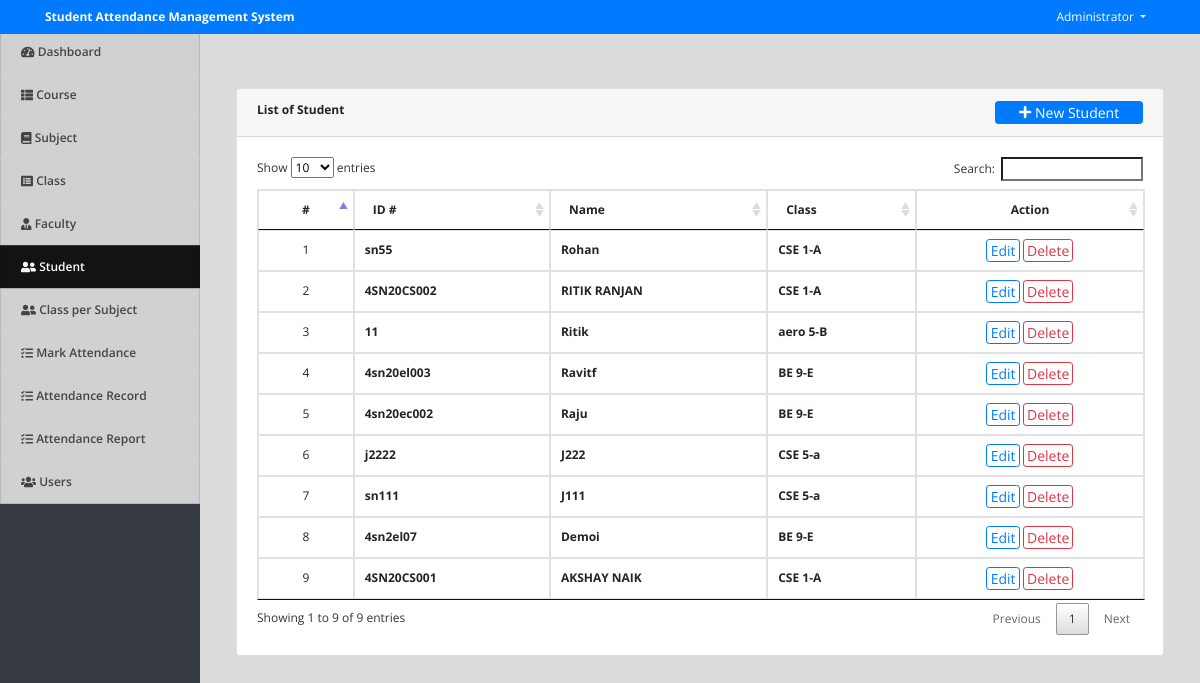
The app's page /index.php?page=students (signed in) with its own data.
### tables this page shows
CREATE TABLE `students` (
  `id` int(30) NOT NULL,
  `id_no` varchar(50) NOT NULL,
  `class_id` int(30) NOT NULL,
  `name` text NOT NULL,
  `date_created` datetime NOT NULL DEFAULT current_timestamp()
);

### students.php (the view, shortened to what this page needs)
<?php include('db_connect.php');?>
<div class="container-fluid">
	<div class="col-lg-12">
		<div class="row">
			<div class="col-md-12">
				<div class="card">
					<div class="card-header">
						<b>List of Student</b>
						<span class="float:right"><a class="btn btn-primary btn-block btn-sm col-sm-2 float-right" href="javascript:void(0)" id="new_student">
					<i class="fa fa-plus"></i> New Student
				</a></span>
					</div>
					<div class="card-body">
						<table class="table table-condensed table-bordered table-hover">
							<thead>
								<tr>
									<th class="text-center">#</th>
									<th class="">ID #</th>
									<th class="">Name</th>
									<th class="">Class</th>
									<th class="text-center">Action</th>
								</tr>
							</thead>
							<tbody>
								<?php
								$i = 1;
								$student = $conn->query("SELECT s.*,concat(co.course,' ',c.level,'-',c.section) as `class` FROM students s inner join `class` c on c.id = s.class_id inner join courses co on co.id = c.course_id order by s.name desc ");
								while($row=$student->fetch_assoc()):
								?>
								<tr>
									<td class="text-center"><?php echo $i++ ?></td>
									<td>
										<p> <b><?php echo $row['id_no'] ?></b></p>
									</td>
									<td>
										<p> <b><?php echo ucwords($row['name']) ?></b></p>
									</td>
									<td class="">
										 <p> <b><?php echo $row['class'] ?></b></p>
									</td>
									<td class="text-center">
										<button class="btn btn-sm btn-outline-primary edit_student" type="button" data-id="<?php echo $row['id'] ?>" >Edit</button>
										<button class="btn btn-sm btn-outline-danger delete_student" type="button" data-id="<?php echo $row['id'] ?>">Delete</button>
									</td>
								</tr>
								<?php endwhile; ?>
							</tbody>
						</table>
					</div>
				</div>
			</div>
		</div>
	</div>
</div>

### index.php (shortened to what this page needs)
<!DOCTYPE html>
<html lang="en">
<head>
<?php
 include('./header.php');
 ?>
</head>
<body>
	<?php include 'topbar.php' ?>
	<?php include 'navbar.php' ?>
  <main id="view-panel" >
      <?php $page = isset($_GET['page']) ? $_GET['page'] :'home'; ?>
  	<?php include $page.'.php' ?>
  </main>
</body>
</html>

### header.php (shortened to what this page needs)
  <link rel="stylesheet" href="assets/font-awesome/css/all.min.css">
<link href="assets/vendor/bootstrap/css/bootstrap.min.css" rel="stylesheet">
<link href="assets/vendor/icofont/icofont.min.css" rel="stylesheet">
<link href="assets/vendor/boxicons/css/boxicons.min.css" rel="stylesheet">
<link href="assets/vendor/venobox/venobox.css" rel="stylesheet">
<link href="assets/vendor/animate.css/animate.min.css" rel="stylesheet">
<link href="assets/vendor/remixicon/remixicon.css" rel="stylesheet">
<link href="assets/vendor/owl.carousel/assets/owl.carousel.min.css" rel="stylesheet">
<link href="assets/vendor/bootstrap-datepicker/css/bootstrap-datepicker.min.css" rel="stylesheet">
<link href="assets/DataTables/datatables.min.css" rel="stylesheet">
<link href="assets/css/jquery.datetimepicker.min.css" rel="stylesheet">
<link href="assets/css/select2.min.css" rel="stylesheet">
<link href="assets/css/style.css" rel="stylesheet">
<link type="text/css" rel="stylesheet" href="assets/css/jquery-te-1.4.0.css">

### topbar.php (shortened to what this page needs)
<nav class="navbar navbar-light fixed-top bg-primary" style="padding:0">
  <div class="container-fluid mt-2 mb-2">
  	<div class="col-lg-12">
      <div class="col-md-4 float-left text-white">
        <large><b><?php echo isset($_SESSION['system']['name']) ? $_SESSION['system']['name'] : '' ?></b></large>
      </div>
	  	<div class="float-right">
        <div class=" dropdown mr-4">
            <a href="#" class="text-white dropdown-toggle"  id="account_settings" data-toggle="dropdown" aria-haspopup="true" aria-expanded="false"><?php echo $_SESSION['login_name'] ?> </a>
        </div>
      </div>
  </div>
</nav>

### navbar.php (shortened to what this page needs)
<nav id="sidebar" class='mx-lt-5 bg-dark' >
		<div class="sidebar-list ">
				<a href="index.php?page=home" class="nav-item nav-home"><span class='icon-field'><i class="fa fa-tachometer-alt "></i></span> Dashboard</a>
				<?php if($_SESSION['login_faculty_id'] <= 0): ?>
				<a href="index.php?page=courses" class="nav-item nav-courses"><span class='icon-field'><i class="fa fa-th-list "></i></span> Course</a>
				<a href="index.php?page=subjects" class="nav-item nav-subjects"><span class='icon-field'><i class="fa fa-book "></i></span> Subject</a>
				<a href="index.php?page=class" class="nav-item nav-class"><span class='icon-field'><i class="fa fa-list-alt "></i></span> Class</a>
				<a href="index.php?page=faculty" class="nav-item nav-faculty"><span class='icon-field'><i class="fa fa-user-tie "></i></span> Faculty</a>
				<a href="index.php?page=students" class="nav-item nav-students"><span class='icon-field'><i class="fa fa-user-friends "></i></span> Student</a>
				<a href="index.php?page=class_subject" class="nav-item nav-class_subject"><span class='icon-field'><i class="fa fa-user-friends "></i></span> Class per Subject</a>
				<?php endif; ?>
				<a href="index.php?page=check_attendance" class="nav-item nav-check_attendance"><span class='icon-field'><i class="fa fa-tasks "></i></span> Mark Attendance</a>
				<a href="index.php?page=attendance_record" class="nav-item nav-attendance_record"><span class='icon-field'><i class="fa fa-tasks "></i></span> Attendance Record</a>
				<a href="index.php?page=attendance_report" class="nav-item nav-attendance_report"><span class='icon-field'><i class="fa fa-tasks "></i></span> Attendance Report</a>
				<?php if($_SESSION['login_type'] == 1): ?>
				<a href="index.php?page=users" class="nav-item nav-users"><span class='icon-field'><i class="fa fa-users "></i></span> Users</a>
			<?php endif; ?>
		</div>
</nav>

### assets/css/style.css (style rules this page uses)
body { background: url(sri.jpeg); background-position: center; background-size:auto; height: 800px; font-family: "Open Sans", sans-serif; width: 100%; height: calc(100%); font-size: 12px; }
a { color: #1977cc; }
nav#sidebar { height: calc(100%); position: fixed; z-index: 99; left: 0; width: 200px; font-size: 12px; top: 2.5em; }
a.nav-item { position: relative; display: block; padding: .75rem 1.25rem; margin-bottom: -1px; border: 1px solid rgba(0,0,0,.125); background-color: #ffffffc4; color: #484343; font-weight: 600; }
a.nav-item:hover, .nav-item.active { background-color: #000000ad; color: #fffafa; }
main#view-panel { margin-left: 200px; width:calc(100% - 200px); margin-top: 2.8em; padding: .5em }
.btn-sm { padding: .0001rem .2rem; }

### index.php (style rules this page uses)
body { background: #80808045; }

### students.php (style rules this page uses)
td { vertical-align: middle !important; }
td p { margin: unset }

### records on screen
students: id_no "sn55", name "Rohan", class "CSE 1-A"
students: id_no "4SN20CS002", name "RITIK RANJAN", class "CSE 1-A"
students: id_no "11", name "Ritik", class "aero 5-B"
students: id_no "4sn20el003", name "Ravitf", class "BE 9-E"
students: id_no "4sn20ec002", name "Raju", class "BE 9-E"
students: id_no "j2222", name "J222", class "CSE 5-a"
students: id_no "sn111", name "J111", class "CSE 5-a"
students: id_no "4sn2el07", name "Demoi", class "BE 9-E"
students: id_no "4SN20CS001", name "AKSHAY NAIK", class "CSE 1-A"

### other values on screen
$_SESSION['system']['name'] "Student Attendance Management System"
$_SESSION['login_name'] "Administrator"
